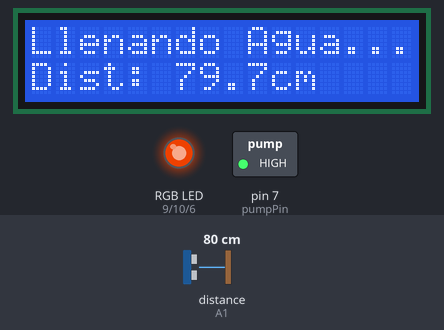
The sketch below on a simulated Arduino Uno, built with avr-gcc and run on an emulated ATmega328P. On the bench: 16×2 character LCD, switched loads named in the sketch (green lamp = pin HIGH), an RGB LED mixed from three pins (HIGH = lit). Wiring (inferred from the names in the program): ultrasonic range finder: trigger A0; echo A1. The inputs (shaded band) are chosen by the test bench; at power-on: distance to the obstacle (sensor on A1) 80 cm. The echo pulse lasts 58.3 µs per cm; dim RGB values are drawn brighter than linear; pins used as bus, display or sensor lines are not drawn; what the sketch prints to the serial monitor is not drawn.

Above: at 4.2 s.
4.3 s: distance to the obstacle (sensor on A1) set to 18 cm
At 4.42 s:
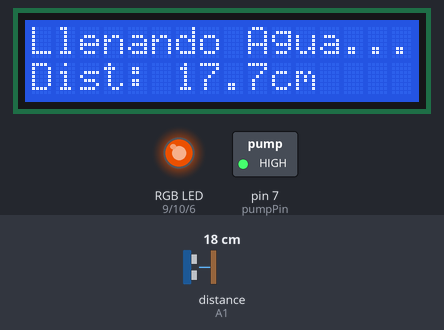
6.0 s: distance to the obstacle (sensor on A1) set to 13 cm
At 6.7 s:
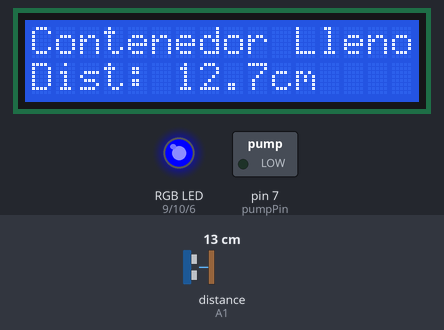
7.5 s: distance to the obstacle (sensor on A1) set to 250 cm
At 7.58 s:
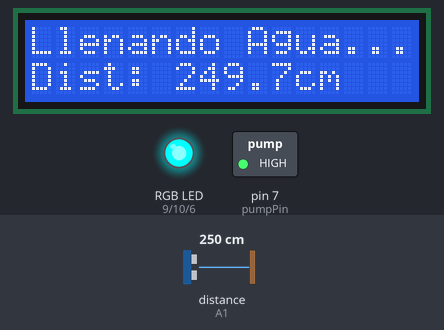
9.3 s: distance to the obstacle (sensor on A1) set to 2 cm
At 10.1 s:
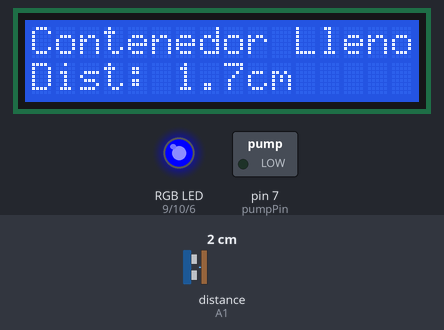
10.9 s: distance to the obstacle (sensor on A1) set to 299 cm
At 11.04 s:
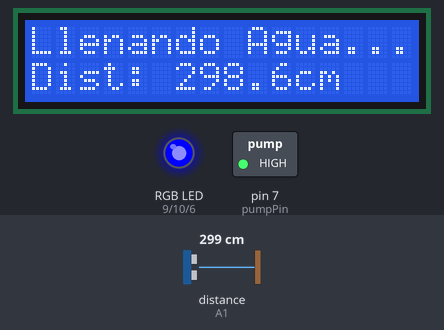
18.6 s: distance to the obstacle (sensor on A1) set to 60 cm
At 20.15 s:
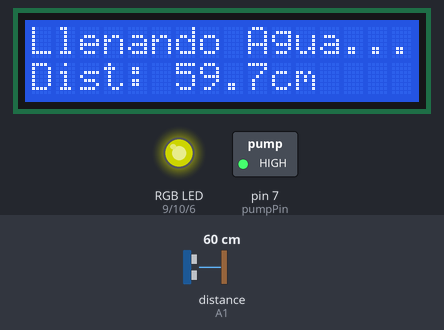
Timing chart, 0 to 27.0 s (numbered marks = the images above; inputs shaded):
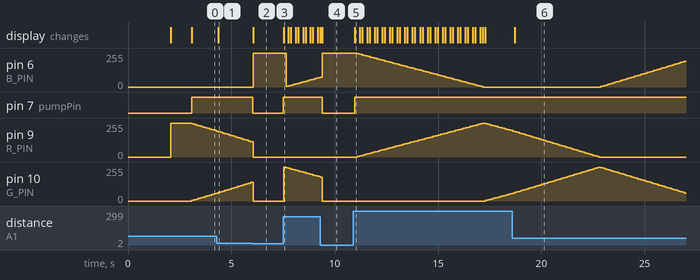

The sketch:

meArmJoyTest.ino
```cpp
#include <LiquidCrystal.h> // Incluye la librería para la pantalla LCD

// Definición de los pines para la pantalla LCD
// LiquidCrystal lcd(RS, Enable, D4, D5, D6, D7);
// Todos estos son pines DIGITALES
LiquidCrystal lcd(12, 11, 5, 4, 3, 2);

// Definición de los pines para el Sensor Ultrasónico HC-SR04
// Estos son pines DIGITALES (A0 y A1 se pueden usar como digitales)
const int trigPin = A0; // Pin Trigger del sensor
const int echoPin = A1; // Pin Echo del sensor

// Definición del pin para el control del motor de la bomba de agua
// Este es un pin DIGITAL
const int pumpPin = 7; // Conectado a la base del transistor NPN a través de una resistencia

// Definición de los pines para el LED RGB (deben ser pines PWM ~)
// Estos son pines DIGITALES PWM (con el símbolo ~ en la placa Arduino)
const int R_PIN = 9;  // Pin para el color Rojo (PWM Digital)
const int G_PIN = 10; // Pin para el color Verde (PWM Digital)
const int B_PIN = 6;  // Pin para el color Azul (PWM Digital)

// --- CALIBRACIÓN IMPORTANTE ---
// Esta es la distancia en CENTÍMETROS que el sensor debe leer cuando hay 200ml de agua.
// Necesitas CALIBRAR este valor para tu recipiente específico siguiendo los pasos anteriores.
// Si el sensor está arriba del recipiente, una distancia MENOR significa MÁS agua.
// ¡MODIFICA ESTE VALOR CON TU CALIBRACIÓN!
const float TARGET_WATER_DIST_CM = 15.0; // Valor de ejemplo, ¡Cámbialo!

// Variables para el cálculo de la distancia del sensor
long duration;     // Almacena la duración del pulso ultrasónico
float distanceCM;  // Almacena la distancia calculada en centímetros

// Variable para controlar el estado de la bomba
bool pumpIsOn = false;

// Variables para el efecto de fade del LED RGB (colores iniciales)
int rValue = 255;   // Valor inicial de Rojo (0-255)
int gValue = 0;     // Valor inicial de Verde
int bValue = 0;     // Valor inicial de Azul
int fadeStep = 5;   // Paso del fade (cuánto cambia el color en cada iteración)
int fadeState = 0;  // Estado del fade: 0=Rojo->Verde, 1=Verde->Azul, 2=Azul->Rojo

void setup() {
  Serial.begin(9600); // Inicia la comunicación serial para depuración (opcional, útil para ver distancias)

  // Configura la pantalla LCD
  lcd.begin(16, 2); // Inicializa LCD con 16 columnas y 2 filas
  lcd.print("Iniciando Proyecto");
  lcd.setCursor(0, 1);
  lcd.print("Bomba de Agua...");
  delay(2000); // Pequeña pausa para mostrar el mensaje inicial
  lcd.clear(); // Limpia la pantalla

  // Configura los pines del sensor ultrasónico
  pinMode(trigPin, OUTPUT); // Pin Trig como salida
  pinMode(echoPin, INPUT);  // Pin Echo como entrada

  // Configura el pin del motor de la bomba
  pinMode(pumpPin, OUTPUT);      // Pin de control de la bomba como salida
  digitalWrite(pumpPin, LOW);    // Asegúrate de que la bomba esté apagada al inicio

  // Configura los pines del LED RGB
  pinMode(R_PIN, OUTPUT); // Pin Rojo como salida (PWM)
  pinMode(G_PIN, OUTPUT); // Pin Verde como salida (PWM)
  pinMode(B_PIN, OUTPUT); // Pin Azul como salida (PWM)

  // Establece el color inicial del LED RGB
  analogWrite(R_PIN, rValue);
  analogWrite(G_PIN, gValue);
  analogWrite(B_PIN, bValue);

  lcd.print("Listo!");
  lcd.setCursor(0, 1);
  lcd.print("Esperando...");
  delay(1000);
}

void loop() {
  // --- Paso 1: Leer el Sensor Ultrasónico ---
  // Limpiar el pin Trig enviando un pulso bajo corto
  digitalWrite(trigPin, LOW);
  delayMicroseconds(2);
  // Enviar un pulso alto de 10 microsegundos para activar el sensor
  digitalWrite(trigPin, HIGH);
  delayMicroseconds(10);
  digitalWrite(trigPin, LOW);

  // Medir la duración del pulso de Echo (tiempo que tarda la onda en ir y volver)
  // pulseIn() espera a que el pin pase a HIGH y luego a LOW, y devuelve la duración en microsegundos.
  duration = pulseIn(echoPin, HIGH);

  // Calcular la distancia en centímetros
  // (Velocidad del sonido en el aire = 343 metros/segundo = 0.0343 cm/microsegundo)
  // Dividir por 2 porque la onda viaja de ida y vuelta
  distanceCM = duration * 0.0343 / 2;

// Imprimir distancia en el Monitor Serial (para depuración y calibración)
  Serial.print("Distancia: ");
  Serial.print(distanceCM);
  Serial.println(" cm");

  // --- Paso 2: Controlar el Motor de la Bomba de Agua ---
  // Si la distancia medida es MAYOR que la distancia objetivo, significa que hay MENOS agua de la deseada
  // (porque el sensor está arriba, y una distancia mayor significa que el nivel de agua está más bajo)
  if (distanceCM > TARGET_WATER_DIST_CM) {
    // Si la bomba no está encendida, enciéndela
    if (!pumpIsOn) {
      digitalWrite(pumpPin, HIGH); // Enciende la bomba (HIGH activa el transistor NPN)
      pumpIsOn = true;
      lcd.clear();
      lcd.print("Llenando Agua...");
    }
    // Actualiza la pantalla con la distancia actual mientras se llena
    lcd.setCursor(0, 1);
    lcd.print("Dist: ");
    lcd.print(distanceCM, 1); // Muestra 1 decimal
    lcd.print("cm   "); // Espacios para borrar números anteriores
  } else {
    // Si la distancia es MENOR o IGUAL a la distancia objetivo, significa que el nivel de agua es suficiente
    // Si la bomba está encendida, apágala
    if (pumpIsOn) {
      digitalWrite(pumpPin, LOW); // Apaga la bomba
      pumpIsOn = false;
      lcd.clear();
      lcd.print("Contenedor Lleno!");
    }
    // Muestra la distancia final cuando el recipiente está lleno
    lcd.setCursor(0, 1);
    lcd.print("Dist: ");
    lcd.print(distanceCM, 1);
    lcd.print("cm   ");
    // Una vez lleno, el sistema se mantiene en este estado.
  }

  // --- Paso 3: Controlar el LED RGB variable ---
  if (pumpIsOn) {
    // Si la bomba está encendida, el LED hará un efecto de fade cíclico (arcoíris)
    switch (fadeState) {
      case 0: // De Rojo a Verde
        rValue -= fadeStep;
        gValue += fadeStep;
        if (rValue <= 0) {
          rValue = 0;
          gValue = 255;
          fadeState = 1; // Cambia al siguiente estado: Verde a Azul
        }
        break;
      case 1: // De Verde a Azul
        gValue -= fadeStep;
        bValue += fadeStep;
        if (gValue <= 0) {
          gValue = 0;
          bValue = 255;
          fadeState = 2; // Cambia al siguiente estado: Azul a Rojo
        }
        break;
      case 2: // De Azul a Rojo
        bValue -= fadeStep;
        rValue += fadeStep;
        if (bValue <= 0) {
          bValue = 0;
          rValue = 255;
          fadeState = 0; // Vuelve al primer estado: Rojo a Verde
        }
        break;
    }
  } else {
    // Si la bomba está apagada (contenedor lleno), el LED se queda en un color fijo (ej. Azul brillante)
    rValue = 0;
    gValue = 0;
    bValue = 255;
  }

  // Aplica los valores de color al LED RGB
  analogWrite(R_PIN, rValue);
  analogWrite(G_PIN, gValue);
  analogWrite(B_PIN, bValue);

  // Pequeña pausa para estabilizar las lecturas y la pantalla
  delay(100);
}
```

Measured:
- the behaviour switches between 16 and 15 cm on distance to the obstacle (sensor on A1) (found by bisection; images 1 and 2)
- after the input at 4.3 s, the display: changes after 0.08 s (image 1)
- after the input at 6.0 s, pin 6 (B_PIN): 0/255 → 255/255 after 0.05 s; pin 7 (pumpPin): HIGH → LOW after 0.05 s; the display: changes after 0.05 s (image 2)
- after the input at 7.5 s, pin 6 (B_PIN): 255/255 → 4/255 after 0.15 s, → 9/255 0.12 s later, → 14/255 0.12 s later, → 19/255 0.12 s later, … (14 changes in this stretch); pin 7 (pumpPin): LOW → HIGH at once
- after the input at 9.3 s, pin 7 (pumpPin): HIGH → LOW after 0.10 s; the display: first differs from a run without the input after 0.11 s (image 4)
- after the input at 10.9 s, pin 6 (B_PIN): moves from 255/255 to 0/255 over 6.1 s, starting after 0.20 s; pin 7 (pumpPin): LOW → HIGH after 0.08 s; pin 9 (R_PIN): rises from 0/255 to 255/255 in 6.1 s, then falls to 200/255 in 1.3 s; pin 10 (G_PIN): moves from 0/255 to 55/255 over 1.2 s, starting after 6.4 s; the display: changes after 0.08 s (image 5)
- after the input at 18.6 s, the display: changes after 0.11 s (image 6)
